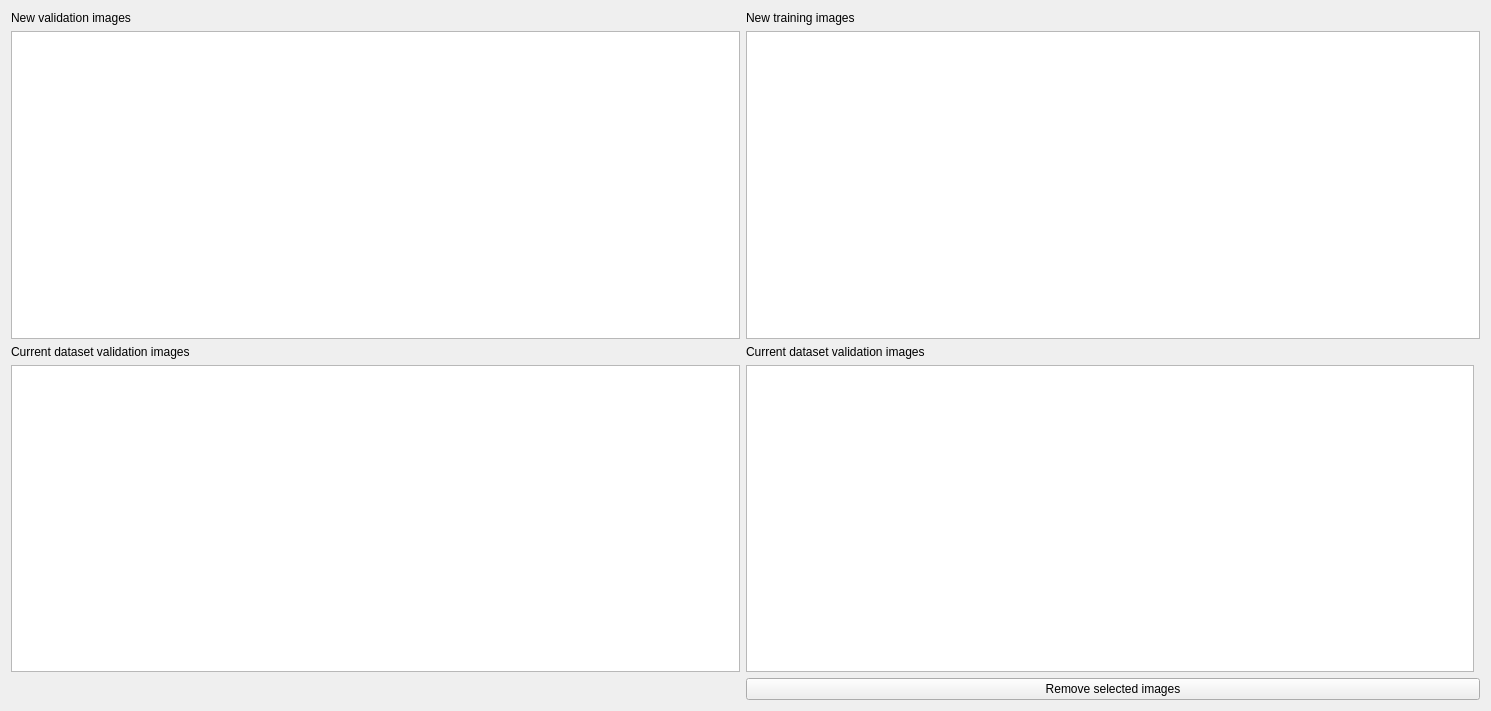
<?xml version="1.0" encoding="UTF-8"?>
<ui version="4.0">
 <class>imagesection</class>
 <widget class="QWidget" name="imagesection">
  <property name="geometry">
   <rect>
    <x>0</x>
    <y>0</y>
    <width>1491</width>
    <height>711</height>
   </rect>
  </property>
  <property name="minimumSize">
   <size>
    <width>100</width>
    <height>200</height>
   </size>
  </property>
  <property name="baseSize">
   <size>
    <width>1000</width>
    <height>800</height>
   </size>
  </property>
  <property name="windowTitle">
   <string>Form</string>
  </property>
  <layout class="QGridLayout" name="gridLayout">
   <item row="0" column="0">
    <widget class="QLabel" name="label">
     <property name="text">
      <string>New validation images</string>
     </property>
    </widget>
   </item>
   <item row="1" column="1" colspan="2">
    <widget class="ImageGalleryTree" name="trainingImages">
     <property name="enabled">
      <bool>true</bool>
     </property>
     <property name="rootIsDecorated">
      <bool>true</bool>
     </property>
     <attribute name="headerVisible">
      <bool>false</bool>
     </attribute>
     <column>
      <property name="text">
       <string notr="true">1</string>
      </property>
     </column>
    </widget>
   </item>
   <item row="0" column="1">
    <widget class="QLabel" name="label_2">
     <property name="text">
      <string>New training images</string>
     </property>
    </widget>
   </item>
   <item row="4" column="1" colspan="2">
    <widget class="QPushButton" name="pushButton">
     <property name="text">
      <string>Remove selected images</string>
     </property>
    </widget>
   </item>
   <item row="3" column="0">
    <widget class="ImageGalleryTree" name="inputImages_2">
     <attribute name="headerVisible">
      <bool>false</bool>
     </attribute>
     <column>
      <property name="text">
       <string notr="true">1</string>
      </property>
     </column>
    </widget>
   </item>
   <item row="1" column="0">
    <widget class="ImageGalleryTree" name="inputImages">
     <attribute name="headerVisible">
      <bool>false</bool>
     </attribute>
     <column>
      <property name="text">
       <string notr="true">1</string>
      </property>
     </column>
    </widget>
   </item>
   <item row="3" column="1">
    <widget class="ImageGalleryTree" name="inputImages_3">
     <attribute name="headerVisible">
      <bool>false</bool>
     </attribute>
     <column>
      <property name="text">
       <string notr="true">1</string>
      </property>
     </column>
    </widget>
   </item>
   <item row="2" column="0">
    <widget class="QLabel" name="label_3">
     <property name="text">
      <string>Current dataset validation images</string>
     </property>
    </widget>
   </item>
   <item row="2" column="1">
    <widget class="QLabel" name="label_4">
     <property name="text">
      <string>Current dataset validation images</string>
     </property>
    </widget>
   </item>
  </layout>
 </widget>
 <customwidgets>
  <customwidget>
   <class>ImageGalleryTree</class>
   <extends>QTreeWidget</extends>
   <header>imagegallerytree.h</header>
  </customwidget>
 </customwidgets>
 <resources/>
 <connections/>
</ui>
